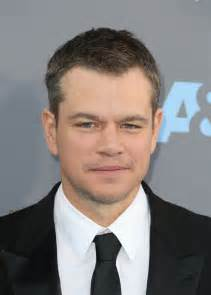
#> input picture training-data/s1/10.jpg, 211 x 295 px; its folder holds only this picture in this run
$ python main.py
#> lines starting #> are read from the running program, lines starting #| are printed output that depends on the picture
import cv2
import os
import numpy as np

people = ["",
          "Matt Damon",
          "Emma Watson"]


# assumption: img contains 0 or 1 face
def detect_face(img):
    gray = cv2.cvtColor(img, cv2.COLOR_BGR2GRAY)

    face_cascade = cv2.CascadeClassifier('lbp.xml')
    faces = face_cascade.detectMultiScale(gray, scaleFactor=1.2, minNeighbors=5)

    if len(faces) == 0:
        return None, None

    (x, y, w, h) = faces[0]

    return gray[y:y+w, x:x+h], faces[0]


def prepare_training_data(data_folder_path):
#> called with data_folder_path = 'training-data'
    dirs = os.listdir(data_folder_path)

    faces = []
    labels = []

    for dir_name in dirs:
        if not dir_name.startswith("s"):
            continue

        label = int(dir_name.replace("s", ""))
        subject_dir_path = data_folder_path + "/" + dir_name
        subject_images_names = os.listdir(subject_dir_path)

        for image_name in subject_images_names:
            if image_name.startswith("."):
                continue

            image_path = subject_dir_path + "/" + image_name
            image = cv2.imread(image_path)
#> image is the input picture: shape (295, 211, 3); mean B, G, R 124.2, 125.9, 131.5

            cv2.imshow("Training on image...", cv2.resize(image, (400, 500)))
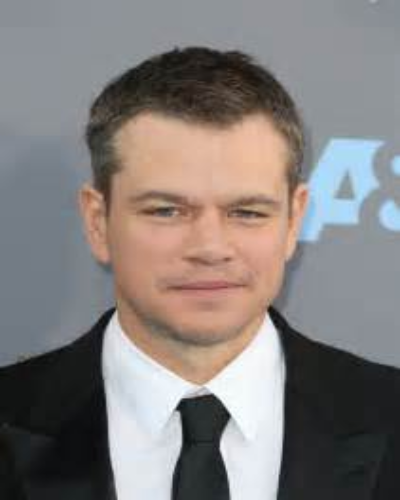
#> window 'Training on image...': shape (500, 400, 3); mean B, G, R 124.1, 125.8, 131.5
            cv2.waitKey(100)

            face, rect = detect_face(image)
#> in detect_face, `faces = face_cascade.detectMultiScale(gray, scaleFactor=1.2, minNeighb..`: faces = [[50, 79, 120, 120]]
#> in detect_face, `(x, y, w, h) = faces[0]`: x = 50; y = 79; w = 120
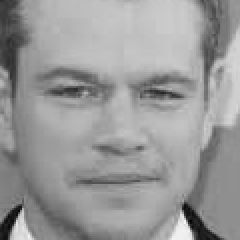
#> face: shape (120, 120) (shown 2 times larger); min 2, max 246, mean 153
#> rect = [50, 79, 120, 120]

            if face is not None:
                faces.append(face)
                labels.append(label)
#> pass 2 of the loop in prepare_training_data, `for dir_name in dirs:`:
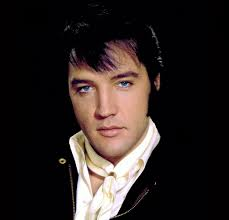
#> input picture training-data/s2/10.jpeg, 229 x 220 px
#> in prepare_training_data, image is the input picture: shape (220, 229, 3); mean B, G, R 34.7, 36.7, 44.8
#> in detect_face (call 2), `gray = cv2.cvtColor(img, cv2.COLOR_BGR2GRAY)`:
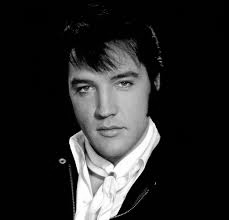
#> gray: shape (220, 229); min 0, max 255, mean 38.8
#> faces = [[58, 52, 94, 94]]
#> x = 58; y = 52; w = 94
#> in prepare_training_data, `face, rect = detect_face(image)`:
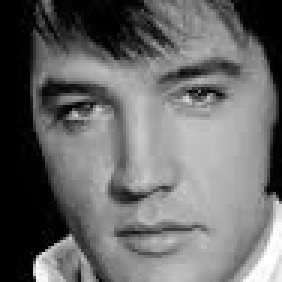
#> face: shape (94, 94) (shown 3 times larger); min 0, max 255, mean 105.6
#> rect = [58, 52, 94, 94]

    cv2.destroyAllWindows()
    cv2.waitKey(1)
    cv2.destroyAllWindows()

    return faces, labels


print("Preparing data...")
faces, labels = prepare_training_data("training-data")
print(faces)
print("Data prepared")

print("Total faces: ", len(faces))
print("Total labels: ", len(labels))


# instantiate face-recognizer: LBPH, Eigen, Fisher
face_identifier = cv2.face.LBPHFaceRecognizer_create()
# face_identifier = cv2.face.EigenFaceRecognizer_create()
# face_identifier = cv2.face.FisherFaceRecognizer_create()


# training time
face_identifier.train(faces, np.array(labels))


def draw_rectangle(img, rect):
    (x, y, w, h) = rect
    cv2.rectangle(img, (x, y), (x+w, y+h), (0, 255, 0), 5)


def draw_text(img, text, x, y):
    cv2.putText(img, text, (x, y), cv2.FONT_HERSHEY_PLAIN, 5, (0, 255, 0), 4)


def predict(test_img):
    img = test_img.copy()
    face, rect = detect_face(img)

    label, confidence = face_identifier.predict(face)
    label_text = people[label]

    draw_rectangle(img, rect)
    draw_text(img, label_text, rect[0], rect[1]-5)

    return img


print("Predicting images...")

# load test images
test_img1 = cv2.imread("test-data/test1.jpg")
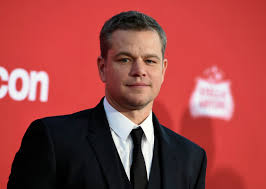
#> input picture test-data/test1.jpg, 266 x 189 px
#> test_img1 is the input picture: shape (189, 266, 3); mean B, G, R 68.4, 69.5, 157.6
test_img2 = cv2.imread("test-data/test2.jpg")
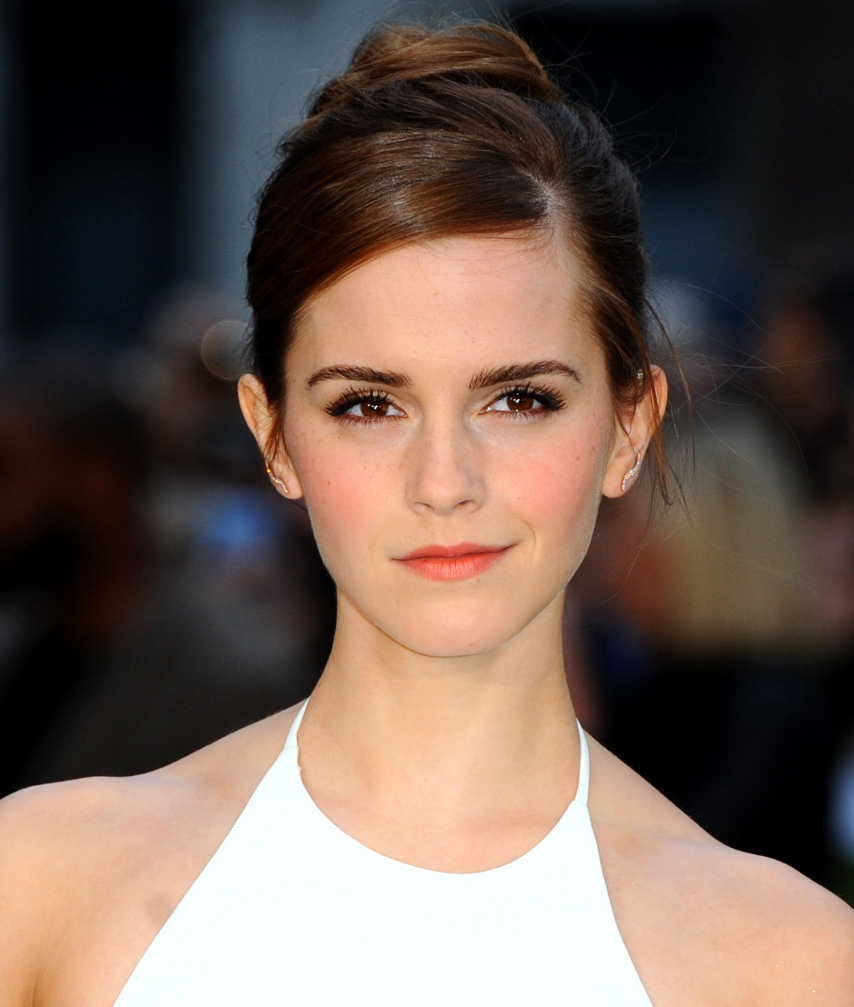
#> input picture test-data/test2.jpg, 1708 x 2014 px (shown at 1/2 size)
#> test_img2 is the input picture: shape (2014, 1708, 3); mean B, G, R 84.1, 93.3, 110.2


# perform a prediction
predicted_img1 = predict(test_img1)
predicted_img2 = predict(test_img2)
#> in predict (call 2), `face, rect = detect_face(img)`:
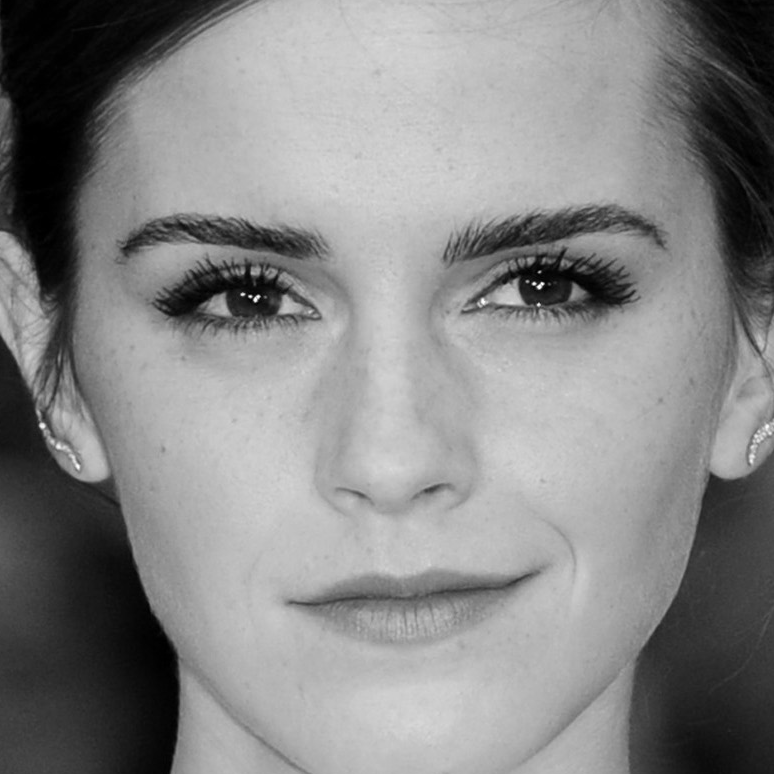
#> face: shape (774, 774); min 0, max 255, mean 134.3
print("Prediction complete")

# save images
cv2.imwrite('output-data/1.jpg', predicted_img1)
cv2.imwrite('output-data/2.jpg', predicted_img2)

# display images
cv2.imshow(people[1], cv2.resize(predicted_img1, (400, 500)))
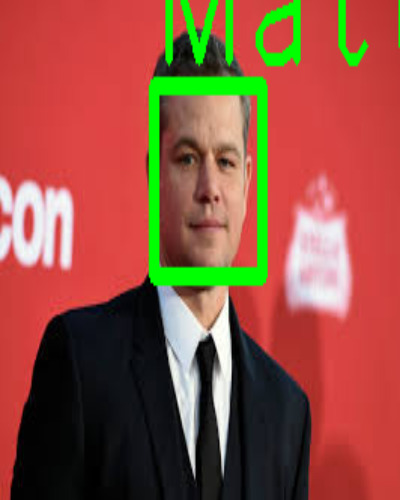
#> window 'Matt Damon': shape (500, 400, 3); mean B, G, R 64.5, 80.7, 147.7
cv2.imshow(people[2], cv2.resize(predicted_img2, (400, 500)))
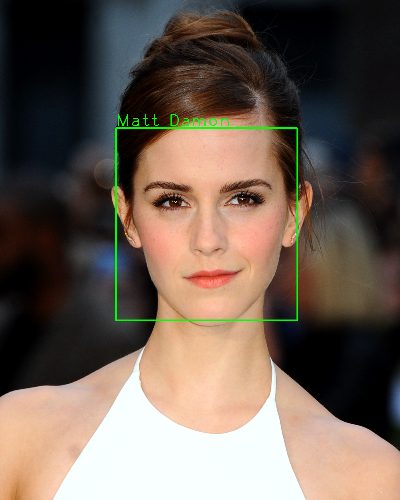
#> window 'Emma Watson': shape (500, 400, 3); mean B, G, R 83.5, 94.6, 109.3
cv2.waitKey(0)
cv2.destroyAllWindows()
cv2.waitKey(1)
cv2.destroyAllWindows()
